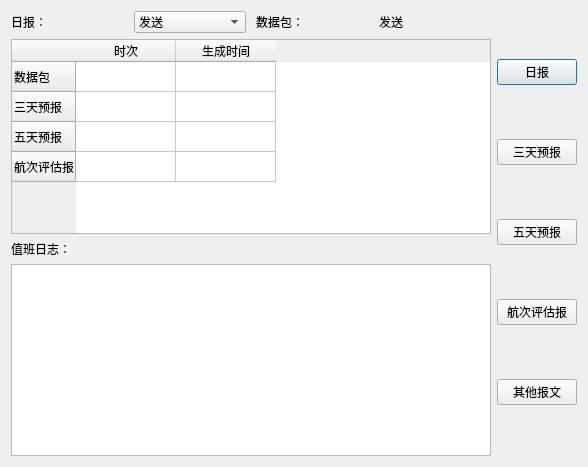
<?xml version="1.0" encoding="UTF-8"?>
<ui version="4.0">
 <class>SendView</class>
 <widget class="QDialog" name="SendView">
  <property name="geometry">
   <rect>
    <x>0</x>
    <y>0</y>
    <width>588</width>
    <height>467</height>
   </rect>
  </property>
  <property name="windowTitle">
   <string>Dialog</string>
  </property>
  <layout class="QVBoxLayout" name="verticalLayout_7">
   <item>
    <layout class="QHBoxLayout" name="horizontalLayout_6">
     <item>
      <layout class="QVBoxLayout" name="verticalLayout_6">
       <item>
        <layout class="QHBoxLayout" name="horizontalLayout_10">
         <property name="spacing">
          <number>10</number>
         </property>
         <item>
          <widget class="QLabel" name="label_6">
           <property name="text">
            <string>日报：</string>
           </property>
          </widget>
         </item>
         <item>
          <widget class="QComboBox" name="comboBox">
           <item>
            <property name="text">
             <string>发送</string>
            </property>
           </item>
           <item>
            <property name="text">
             <string>不发送</string>
            </property>
           </item>
          </widget>
         </item>
         <item>
          <widget class="QLabel" name="label_7">
           <property name="text">
            <string>数据包：</string>
           </property>
          </widget>
         </item>
         <item>
          <widget class="QLabel" name="label">
           <property name="text">
            <string>发送</string>
           </property>
          </widget>
         </item>
        </layout>
       </item>
       <item>
        <layout class="QVBoxLayout" name="verticalLayout_3">
         <item>
          <widget class="QTableWidget" name="tableWidget">
           <row>
            <property name="text">
             <string>数据包</string>
            </property>
           </row>
           <row>
            <property name="text">
             <string>三天预报</string>
            </property>
           </row>
           <row>
            <property name="text">
             <string>五天预报</string>
            </property>
           </row>
           <row>
            <property name="text">
             <string>航次评估报</string>
            </property>
           </row>
           <column>
            <property name="text">
             <string>时次</string>
            </property>
           </column>
           <column>
            <property name="text">
             <string>生成时间</string>
            </property>
           </column>
          </widget>
         </item>
         <item>
          <layout class="QVBoxLayout" name="verticalLayout_2">
           <item>
            <widget class="QLabel" name="label_5">
             <property name="text">
              <string>值班日志：</string>
             </property>
            </widget>
           </item>
           <item>
            <widget class="QTextEdit" name="textEdit"/>
           </item>
          </layout>
         </item>
        </layout>
       </item>
      </layout>
     </item>
     <item>
      <layout class="QVBoxLayout" name="verticalLayout_4">
       <item>
        <widget class="QPushButton" name="pushButton_daily_report">
         <property name="text">
          <string>日报</string>
         </property>
        </widget>
       </item>
       <item>
        <widget class="QPushButton" name="pushButton_three_days">
         <property name="text">
          <string>三天预报</string>
         </property>
        </widget>
       </item>
       <item>
        <widget class="QPushButton" name="pushButton_five_days">
         <property name="text">
          <string>五天预报</string>
         </property>
        </widget>
       </item>
       <item>
        <widget class="QPushButton" name="pushButton_est">
         <property name="text">
          <string>航次评估报</string>
         </property>
        </widget>
       </item>
       <item>
        <widget class="QPushButton" name="pushButton_other">
         <property name="text">
          <string>其他报文</string>
         </property>
        </widget>
       </item>
      </layout>
     </item>
    </layout>
   </item>
  </layout>
 </widget>
 <resources/>
 <connections/>
</ui>
